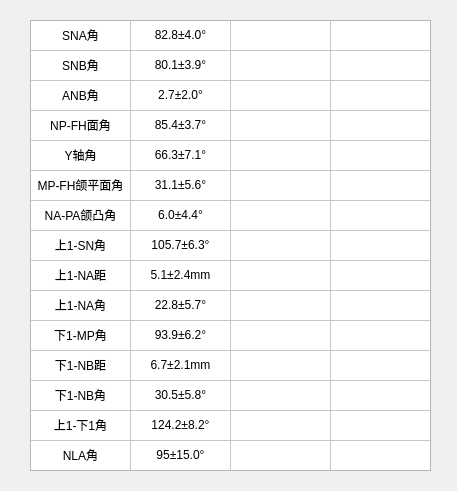
<?xml version="1.0" encoding="UTF-8"?>
<ui version="4.0">
 <class>reportDialog</class>
 <widget class="QDialog" name="reportDialog">
  <property name="geometry">
   <rect>
    <x>0</x>
    <y>0</y>
    <width>457</width>
    <height>491</height>
   </rect>
  </property>
  <property name="windowTitle">
   <string>Dialog</string>
  </property>
  <widget class="QTableWidget" name="tableWidget">
   <property name="geometry">
    <rect>
     <x>30</x>
     <y>20</y>
     <width>401</width>
     <height>451</height>
    </rect>
   </property>
   <property name="minimumSize">
    <size>
     <width>0</width>
     <height>0</height>
    </size>
   </property>
   <property name="maximumSize">
    <size>
     <width>10000</width>
     <height>10000</height>
    </size>
   </property>
   <property name="verticalScrollBarPolicy">
    <enum>Qt::ScrollBarAlwaysOff</enum>
   </property>
   <property name="horizontalScrollBarPolicy">
    <enum>Qt::ScrollBarAlwaysOff</enum>
   </property>
   <property name="textElideMode">
    <enum>Qt::ElideLeft</enum>
   </property>
   <property name="showGrid">
    <bool>true</bool>
   </property>
   <attribute name="horizontalHeaderVisible">
    <bool>false</bool>
   </attribute>
   <attribute name="horizontalHeaderCascadingSectionResizes">
    <bool>false</bool>
   </attribute>
   <attribute name="verticalHeaderVisible">
    <bool>false</bool>
   </attribute>
   <row>
    <property name="text">
     <string>1</string>
    </property>
   </row>
   <row>
    <property name="text">
     <string>2</string>
    </property>
   </row>
   <row>
    <property name="text">
     <string>3</string>
    </property>
   </row>
   <row>
    <property name="text">
     <string>4</string>
    </property>
   </row>
   <row>
    <property name="text">
     <string>5</string>
    </property>
   </row>
   <row>
    <property name="text">
     <string>6</string>
    </property>
   </row>
   <row>
    <property name="text">
     <string>7</string>
    </property>
   </row>
   <row>
    <property name="text">
     <string>8</string>
    </property>
   </row>
   <row>
    <property name="text">
     <string>9</string>
    </property>
   </row>
   <row>
    <property name="text">
     <string>10</string>
    </property>
   </row>
   <row>
    <property name="text">
     <string>11</string>
    </property>
   </row>
   <row>
    <property name="text">
     <string>12</string>
    </property>
   </row>
   <row>
    <property name="text">
     <string>13</string>
    </property>
   </row>
   <row>
    <property name="text">
     <string>14</string>
    </property>
   </row>
   <row>
    <property name="text">
     <string>15</string>
    </property>
   </row>
   <column>
    <property name="text">
     <string>项目</string>
    </property>
    <property name="background">
     <color>
      <red>255</red>
      <green>255</green>
      <blue>255</blue>
     </color>
    </property>
   </column>
   <column>
    <property name="text">
     <string>参考值</string>
    </property>
    <property name="textAlignment">
     <set>AlignCenter</set>
    </property>
   </column>
   <column>
    <property name="text">
     <string>测量值</string>
    </property>
    <property name="textAlignment">
     <set>AlignCenter</set>
    </property>
   </column>
   <column>
    <property name="text">
     <string>对比</string>
    </property>
   </column>
   <item row="0" column="0">
    <property name="text">
     <string>SNA角</string>
    </property>
    <property name="textAlignment">
     <set>AlignCenter</set>
    </property>
   </item>
   <item row="0" column="1">
    <property name="text">
     <string>82.8±4.0°</string>
    </property>
    <property name="textAlignment">
     <set>AlignCenter</set>
    </property>
   </item>
   <item row="0" column="2">
    <property name="text">
     <string/>
    </property>
    <property name="textAlignment">
     <set>AlignCenter</set>
    </property>
   </item>
   <item row="0" column="3">
    <property name="text">
     <string/>
    </property>
    <property name="textAlignment">
     <set>AlignCenter</set>
    </property>
   </item>
   <item row="1" column="0">
    <property name="text">
     <string>SNB角</string>
    </property>
    <property name="textAlignment">
     <set>AlignCenter</set>
    </property>
   </item>
   <item row="1" column="1">
    <property name="text">
     <string>80.1±3.9°</string>
    </property>
    <property name="textAlignment">
     <set>AlignCenter</set>
    </property>
   </item>
   <item row="1" column="2">
    <property name="text">
     <string/>
    </property>
    <property name="textAlignment">
     <set>AlignCenter</set>
    </property>
   </item>
   <item row="1" column="3">
    <property name="text">
     <string/>
    </property>
    <property name="textAlignment">
     <set>AlignCenter</set>
    </property>
   </item>
   <item row="2" column="0">
    <property name="text">
     <string>ANB角</string>
    </property>
    <property name="textAlignment">
     <set>AlignCenter</set>
    </property>
   </item>
   <item row="2" column="1">
    <property name="text">
     <string>2.7±2.0°</string>
    </property>
    <property name="textAlignment">
     <set>AlignCenter</set>
    </property>
   </item>
   <item row="2" column="2">
    <property name="text">
     <string/>
    </property>
    <property name="textAlignment">
     <set>AlignCenter</set>
    </property>
   </item>
   <item row="2" column="3">
    <property name="text">
     <string/>
    </property>
    <property name="textAlignment">
     <set>AlignCenter</set>
    </property>
   </item>
   <item row="3" column="0">
    <property name="text">
     <string>NP-FH面角</string>
    </property>
    <property name="textAlignment">
     <set>AlignCenter</set>
    </property>
   </item>
   <item row="3" column="1">
    <property name="text">
     <string>85.4±3.7°</string>
    </property>
    <property name="textAlignment">
     <set>AlignCenter</set>
    </property>
   </item>
   <item row="3" column="2">
    <property name="text">
     <string/>
    </property>
    <property name="textAlignment">
     <set>AlignCenter</set>
    </property>
   </item>
   <item row="3" column="3">
    <property name="text">
     <string/>
    </property>
    <property name="textAlignment">
     <set>AlignCenter</set>
    </property>
   </item>
   <item row="4" column="0">
    <property name="text">
     <string>Y轴角</string>
    </property>
    <property name="textAlignment">
     <set>AlignCenter</set>
    </property>
   </item>
   <item row="4" column="1">
    <property name="text">
     <string>66.3±7.1°</string>
    </property>
    <property name="textAlignment">
     <set>AlignCenter</set>
    </property>
   </item>
   <item row="4" column="2">
    <property name="text">
     <string/>
    </property>
    <property name="textAlignment">
     <set>AlignCenter</set>
    </property>
   </item>
   <item row="4" column="3">
    <property name="text">
     <string/>
    </property>
    <property name="textAlignment">
     <set>AlignCenter</set>
    </property>
   </item>
   <item row="5" column="0">
    <property name="text">
     <string>MP-FH颌平面角</string>
    </property>
    <property name="textAlignment">
     <set>AlignCenter</set>
    </property>
   </item>
   <item row="5" column="1">
    <property name="text">
     <string>31.1±5.6°</string>
    </property>
    <property name="textAlignment">
     <set>AlignCenter</set>
    </property>
   </item>
   <item row="5" column="2">
    <property name="text">
     <string/>
    </property>
    <property name="textAlignment">
     <set>AlignCenter</set>
    </property>
   </item>
   <item row="5" column="3">
    <property name="text">
     <string/>
    </property>
    <property name="textAlignment">
     <set>AlignCenter</set>
    </property>
   </item>
   <item row="6" column="0">
    <property name="text">
     <string>NA-PA颌凸角</string>
    </property>
    <property name="textAlignment">
     <set>AlignCenter</set>
    </property>
   </item>
   <item row="6" column="1">
    <property name="text">
     <string>6.0±4.4°</string>
    </property>
    <property name="textAlignment">
     <set>AlignCenter</set>
    </property>
   </item>
   <item row="6" column="2">
    <property name="text">
     <string/>
    </property>
    <property name="textAlignment">
     <set>AlignCenter</set>
    </property>
   </item>
   <item row="6" column="3">
    <property name="text">
     <string/>
    </property>
    <property name="textAlignment">
     <set>AlignCenter</set>
    </property>
   </item>
   <item row="7" column="0">
    <property name="text">
     <string>上1-SN角</string>
    </property>
    <property name="textAlignment">
     <set>AlignCenter</set>
    </property>
   </item>
   <item row="7" column="1">
    <property name="text">
     <string>105.7±6.3°</string>
    </property>
    <property name="textAlignment">
     <set>AlignCenter</set>
    </property>
   </item>
   <item row="7" column="2">
    <property name="text">
     <string/>
    </property>
    <property name="textAlignment">
     <set>AlignCenter</set>
    </property>
   </item>
   <item row="7" column="3">
    <property name="text">
     <string/>
    </property>
    <property name="textAlignment">
     <set>AlignCenter</set>
    </property>
   </item>
   <item row="8" column="0">
    <property name="text">
     <string>上1-NA距</string>
    </property>
    <property name="textAlignment">
     <set>AlignCenter</set>
    </property>
   </item>
   <item row="8" column="1">
    <property name="text">
     <string>5.1±2.4mm</string>
    </property>
    <property name="textAlignment">
     <set>AlignCenter</set>
    </property>
   </item>
   <item row="8" column="2">
    <property name="text">
     <string/>
    </property>
    <property name="textAlignment">
     <set>AlignCenter</set>
    </property>
   </item>
   <item row="8" column="3">
    <property name="text">
     <string/>
    </property>
    <property name="textAlignment">
     <set>AlignCenter</set>
    </property>
   </item>
   <item row="9" column="0">
    <property name="text">
     <string>上1-NA角</string>
    </property>
    <property name="textAlignment">
     <set>AlignCenter</set>
    </property>
   </item>
   <item row="9" column="1">
    <property name="text">
     <string>22.8±5.7°</string>
    </property>
    <property name="textAlignment">
     <set>AlignCenter</set>
    </property>
   </item>
   <item row="9" column="2">
    <property name="text">
     <string/>
    </property>
    <property name="textAlignment">
     <set>AlignCenter</set>
    </property>
   </item>
   <item row="9" column="3">
    <property name="text">
     <string/>
    </property>
    <property name="textAlignment">
     <set>AlignCenter</set>
    </property>
   </item>
   <item row="10" column="0">
    <property name="text">
     <string>下1-MP角</string>
    </property>
    <property name="textAlignment">
     <set>AlignCenter</set>
    </property>
   </item>
   <item row="10" column="1">
    <property name="text">
     <string>93.9±6.2°</string>
    </property>
    <property name="textAlignment">
     <set>AlignCenter</set>
    </property>
   </item>
   <item row="10" column="2">
    <property name="text">
     <string/>
    </property>
    <property name="textAlignment">
     <set>AlignCenter</set>
    </property>
   </item>
   <item row="10" column="3">
    <property name="text">
     <string/>
    </property>
    <property name="textAlignment">
     <set>AlignCenter</set>
    </property>
   </item>
   <item row="11" column="0">
    <property name="text">
     <string>下1-NB距</string>
    </property>
    <property name="textAlignment">
     <set>AlignCenter</set>
    </property>
   </item>
   <item row="11" column="1">
    <property name="text">
     <string>6.7±2.1mm</string>
    </property>
    <property name="textAlignment">
     <set>AlignCenter</set>
    </property>
   </item>
   <item row="11" column="2">
    <property name="text">
     <string/>
    </property>
    <property name="textAlignment">
     <set>AlignCenter</set>
    </property>
   </item>
   <item row="11" column="3">
    <property name="text">
     <string/>
    </property>
    <property name="textAlignment">
     <set>AlignCenter</set>
    </property>
   </item>
   <item row="12" column="0">
    <property name="text">
     <string>下1-NB角</string>
    </property>
    <property name="textAlignment">
     <set>AlignCenter</set>
    </property>
   </item>
   <item row="12" column="1">
    <property name="text">
     <string>30.5±5.8°</string>
    </property>
    <property name="textAlignment">
     <set>AlignCenter</set>
    </property>
   </item>
   <item row="12" column="2">
    <property name="text">
     <string/>
    </property>
    <property name="textAlignment">
     <set>AlignCenter</set>
    </property>
   </item>
   <item row="12" column="3">
    <property name="text">
     <string/>
    </property>
    <property name="textAlignment">
     <set>AlignCenter</set>
    </property>
   </item>
   <item row="13" column="0">
    <property name="text">
     <string>上1-下1角</string>
    </property>
    <property name="textAlignment">
     <set>AlignCenter</set>
    </property>
   </item>
   <item row="13" column="1">
    <property name="text">
     <string>124.2±8.2°</string>
    </property>
    <property name="textAlignment">
     <set>AlignCenter</set>
    </property>
   </item>
   <item row="13" column="2">
    <property name="text">
     <string/>
    </property>
    <property name="textAlignment">
     <set>AlignCenter</set>
    </property>
   </item>
   <item row="13" column="3">
    <property name="text">
     <string/>
    </property>
    <property name="textAlignment">
     <set>AlignCenter</set>
    </property>
   </item>
   <item row="14" column="0">
    <property name="text">
     <string>NLA角</string>
    </property>
    <property name="textAlignment">
     <set>AlignCenter</set>
    </property>
   </item>
   <item row="14" column="1">
    <property name="text">
     <string>95±15.0°</string>
    </property>
    <property name="textAlignment">
     <set>AlignCenter</set>
    </property>
   </item>
   <item row="14" column="2">
    <property name="text">
     <string/>
    </property>
    <property name="textAlignment">
     <set>AlignCenter</set>
    </property>
   </item>
   <item row="14" column="3">
    <property name="text">
     <string/>
    </property>
    <property name="textAlignment">
     <set>AlignCenter</set>
    </property>
   </item>
  </widget>
 </widget>
 <resources/>
 <connections/>
</ui>
